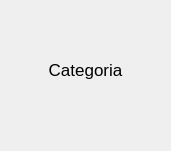
     <widget class="QWidget" name="widget_3" native="true">
      <property name="geometry">
       <rect>
        <x>90</x>
        <y>460</y>
        <width>171</width>
        <height>151</height>
       </rect>
      </property>
      <widget class="QLabel" name="label_12">
       <property name="geometry">
        <rect>
         <x>60</x>
         <y>10</y>
         <width>51</width>
         <height>41</height>
        </rect>
       </property>
       <property name="text">
        <string/>
       </property>
       <property name="pixmap">
        <pixmap resource="Recursos.qrc">:/Icons/category.png</pixmap>
       </property>
       <property name="scaledContents">
        <bool>true</bool>
       </property>
      </widget>
      <widget class="QLabel" name="label_13">
       <property name="geometry">
        <rect>
         <x>10</x>
         <y>60</y>
         <width>151</width>
         <height>20</height>
        </rect>
       </property>
       <property name="font">
        <font>
         <family>Arial</family>
         <pointsize>13</pointsize>
        </font>
       </property>
       <property name="text">
        <string>Categoria</string>
       </property>
       <property name="alignment">
        <set>Qt::AlignmentFlag::AlignCenter</set>
       </property>
      </widget>
      <widget class="QLabel" name="categoria">
       <property name="geometry">
        <rect>
         <x>8</x>
         <y>89</y>
         <width>161</width>
         <height>41</height>
        </rect>
       </property>
       <property name="font">
        <font>
         <family>Arial</family>
         <pointsize>13</pointsize>
         <bold>true</bold>
        </font>
       </property>
       <property name="text">
        <string/>
       </property>
       <property name="alignment">
        <set>Qt::AlignmentFlag::AlignCenter</set>
       </property>
       <property name="wordWrap">
        <bool>true</bool>
       </property>
      </widget>
     </widget>
